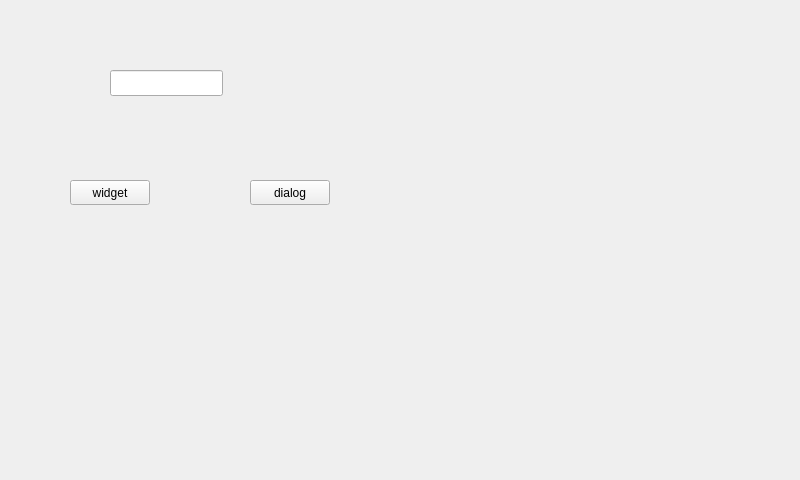
<?xml version="1.0" encoding="UTF-8"?>
<ui version="4.0">
 <class>vitrualkeyboard</class>
 <widget class="QWidget" name="vitrualkeyboard">
  <property name="geometry">
   <rect>
    <x>0</x>
    <y>0</y>
    <width>800</width>
    <height>480</height>
   </rect>
  </property>
  <property name="focusPolicy">
   <enum>Qt::StrongFocus</enum>
  </property>
  <property name="windowTitle">
   <string>vitrualkeyboard</string>
  </property>
  <widget class="QLineEdit" name="lineEdit">
   <property name="geometry">
    <rect>
     <x>110</x>
     <y>70</y>
     <width>113</width>
     <height>26</height>
    </rect>
   </property>
   <property name="focusPolicy">
    <enum>Qt::ClickFocus</enum>
   </property>
  </widget>
  <widget class="QPushButton" name="pushButton_2">
   <property name="geometry">
    <rect>
     <x>70</x>
     <y>180</y>
     <width>80</width>
     <height>25</height>
    </rect>
   </property>
   <property name="focusPolicy">
    <enum>Qt::ClickFocus</enum>
   </property>
   <property name="text">
    <string>widget</string>
   </property>
  </widget>
  <widget class="QPushButton" name="pushButton_3">
   <property name="geometry">
    <rect>
     <x>250</x>
     <y>180</y>
     <width>80</width>
     <height>25</height>
    </rect>
   </property>
   <property name="focusPolicy">
    <enum>Qt::ClickFocus</enum>
   </property>
   <property name="text">
    <string>dialog</string>
   </property>
  </widget>
 </widget>
 <layoutdefault spacing="6" margin="11"/>
 <resources/>
 <connections/>
</ui>
